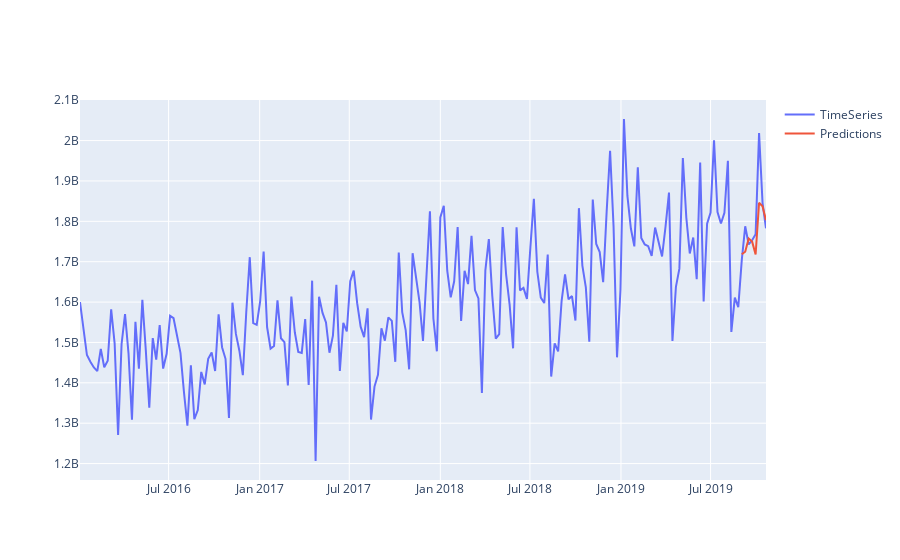

The notebook cell saved with this chart:
### Code cell
fig = go.Figure()
fig.add_trace(go.Scatter(x=lim_df.index, y=lim_df,
                    mode='lines',
                    name='TimeSeries'))
fig.add_trace(go.Scatter(x=rolling_predictions.index, y=rolling_predictions,
                    mode='lines',
                    name='Predictions'))

fig.show()

### Figure 1 — Plotly figure (JSON) as saved in the notebook; plotly's stock layout.template omitted (floating-point values rounded to 4 significant figures; data arrays with more than 128 entries replaced by an {"elided": "..."} marker saying what was removed)
{"data": [{"mode": "lines", "name": "TimeSeries", "type": "scatter", "x": {"elided": "199 str values"}, "y": {"elided": "199 float values"}}, {"mode": "lines", "name": "Predictions", "type": "scatter", "x": ["2019-09-02T00:00:00", "2019-09-09T00:00:00", "2019-09-16T00:00:00", "2019-09-23T00:00:00", "2019-09-30T00:00:00", "2019-10-07T00:00:00", "2019-10-14T00:00:00", "2019-10-21T00:00:00"], "y": [1718000000.0, 1725000000.0, 1757000000.0, 1750000000.0, 1718000000.0, 1846000000.0, 1837000000.0, 1803000000.0]}], "layout": {}}
